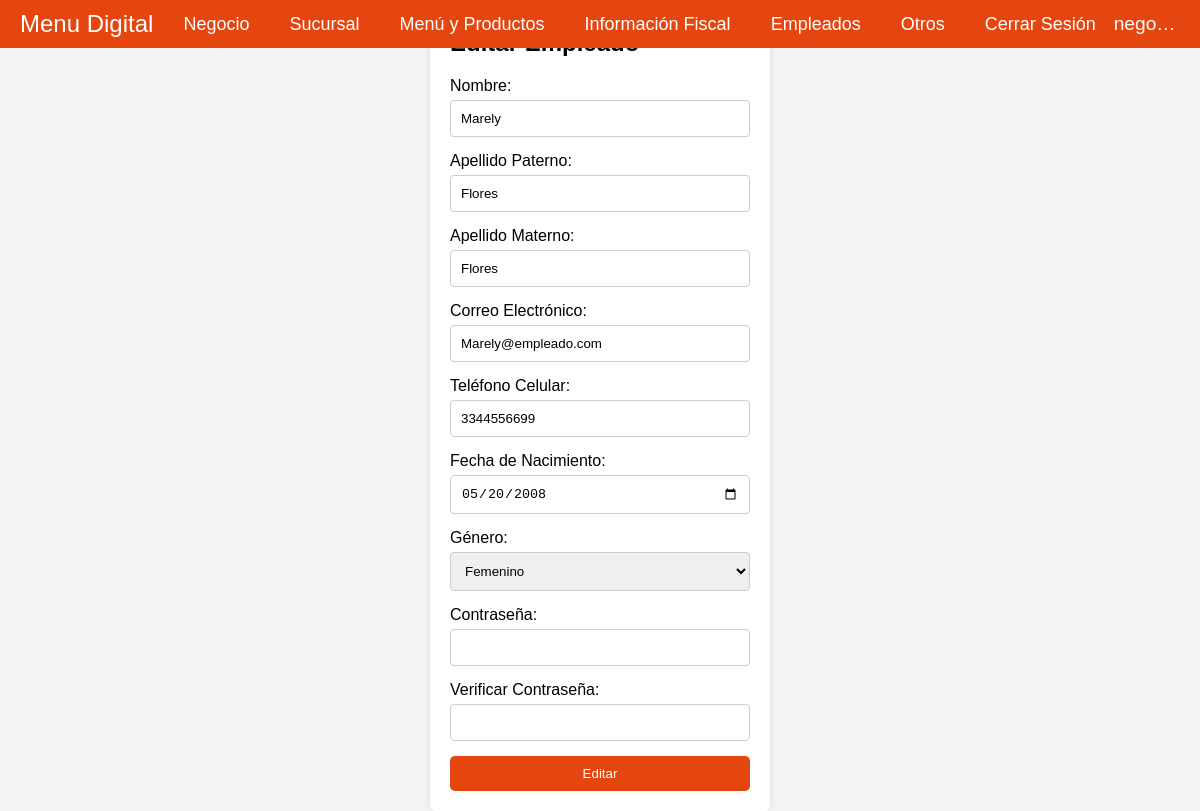
Page /src/employee/update-employee/update-employee.php?id=29 (signed in) on the committed database.
### tables this page shows
CREATE TABLE `companies` (
  `id` int NOT NULL,
  `logo_path` varchar(255) DEFAULT NULL,
  `associated_name` varchar(255) NOT NULL,
  `business_name` varchar(255) NOT NULL,
  `address` text NOT NULL,
  `email` varchar(100) NOT NULL,
  `cellphone` char(10) NOT NULL,
  `food_type` enum('restaurante','cafe','panaderia','otro') NOT NULL,
  `has_rfc` tinyint(1) NOT NULL,
  `consistent_menu` tinyint(1) NOT NULL,
  `password` varchar(255) NOT NULL,
  `user_type` varchar(50) NOT NULL DEFAULT 'negocio'
);

CREATE TABLE `employees` (
  `id` int NOT NULL,
  `firstName` varchar(50) NOT NULL,
  `lastName` varchar(50) NOT NULL,
  `surname` varchar(50) NOT NULL,
  `email` varchar(100) NOT NULL,
  `phone` varchar(15) NOT NULL,
  `birthdate` date NOT NULL,
  `gender` enum('masculino','femenino','otro') NOT NULL,
  `password` varchar(255) NOT NULL,
  `user_type` varchar(50) NOT NULL DEFAULT 'empleado',
  `company_id` int DEFAULT NULL,
  `branch_id` int DEFAULT NULL
);

### src/employee/update-employee/update-employee.php (the view, shortened to what this page needs)
<?php
require '../../db/connection.php';
$id = $_GET['id'] ?? '';
if ($id) {
    $stmt = $conn->prepare("SELECT * FROM employees WHERE id = ?");
    $stmt->bind_param("i", $id);
    $stmt->execute();
    $result = $stmt->get_result();
    $employee = $result->fetch_assoc();
} else {
    die('ID no proporcionado.');
}
?>
<!DOCTYPE html>
<html lang="es">
<head>
    <link rel="stylesheet" href="update-employee.css">
    <link rel="stylesheet" href="../../company/company-menubar/company-menubar.css">
</head>
<body>
    <?php include '../../company/company-menubar/company-menubar.php'; ?>
    <div class="form-container">
        <h2>Editar Empleado</h2>
        <form id="registrationForm" action="updateEmployee.php" method="POST">
            <label for="firstName">Nombre:</label>
            <input type="text" id="firstName" name="firstName" value="<?php echo htmlspecialchars($employee['firstName']); ?>" required>
            <label for="lastName">Apellido Paterno:</label>
            <input type="text" id="lastName" name="lastName" value="<?php echo htmlspecialchars($employee['lastName']); ?>" required>
            <label for="surname">Apellido Materno:</label>
            <input type="text" id="surname" name="surname" value="<?php echo htmlspecialchars($employee['surname']); ?>" required>
            <label for="email">Correo Electrónico:</label>
            <input type="email" id="email" name="email" value="<?php echo htmlspecialchars($employee['email']); ?>" required>
            <label for="phone">Teléfono Celular:</label>
            <input type="tel" id="phone" name="phone" value="<?php echo htmlspecialchars($employee['phone']); ?>" required pattern="[0-9]{10}">
            <label for="birthdate">Fecha de Nacimiento:</label>
            <input type="date" id="birthdate" name="birthdate" value="<?php echo htmlspecialchars($employee['birthdate']); ?>" required>
            <label for="gender">Género:</label>
            <select id="gender" name="gender" required>
                <option value="femenino" <?php echo ($employee['gender'] == 'femenino') ? 'selected' : ''; ?>>Femenino</option>
            </select>
            <label for="password">Contraseña:</label>
            <input type="password" id="password" name="password" required>
            <label for="confirmPassword">Verificar Contraseña:</label>
            <input type="password" id="confirmPassword" name="confirmPassword" required>
            <button type="submit">Editar</button>
        </form>
    </div>
</body>
</html>

### src/company/company-menubar/company-menubar.php (shortened to what this page needs)
<?php
$companyId = $_SESSION['company_id'];
$sql = "SELECT business_name FROM companies WHERE id = ?";
$stmt = $conn->prepare($sql);
$stmt->bind_param("i", $companyId);
$stmt->execute();
$result = $stmt->get_result();
if ($result->num_rows > 0) {
    $company = $result->fetch_assoc();
    $businessName = $company['business_name'];
} else {
    $businessName = "Nombre no encontrado";
}
$base_url = '/src';
?>
<nav class="navbar">
    <a href="/src/company/company-options/company-options.php" class="logo">Menu Digital</a>
    <div class="menu-container">
        <ul class="menu">
            <li>
                <a href="#about">Negocio</a>
            </li>
            <li>
                <a href="#services">Sucursal</a>
            </li>
            <li>
                <a href="#services">Menú y Productos</a>
            </li>
            <li>
                <a href="#services">Información Fiscal</a>
            </li>
            <li>
                <a href="#services">Empleados</a>
            </li>
            <li>
                <a href="#services">Otros</a>
            </li>
            <li>
                <a href="<?php echo $base_url; ?>/logout/logout.php">Cerrar Sesión</a>
            </li>
        </ul>
    </div>
    <div class="business-name">
        <?php echo htmlspecialchars($businessName); ?>
    </div>
</nav>

### src/employee/update-employee/update-employee.css (style rules this page uses)
body { font-family: Arial, sans-serif; background-color: #f4f4f4; display: flex; justify-content: center; align-items: center; height: 100vh; margin: 0; }
.form-container { background: white; padding: 20px; border-radius: 5px; box-shadow: 0 0 10px rgba(0, 0, 0, 0.1); width: 300px; margin: 100px auto; }
form { display: flex; flex-direction: column; }
label { margin-bottom: 5px; }
input[type="text"], input[type="email"], input[type="tel"], input[type="date"], input[type="password"], select { padding: 10px; margin-bottom: 15px; border: 1px solid #ccc; border-radius: 4px; }
button { padding: 10px; color: white; background-color: #e5450f; border: none; border-radius: 5px; cursor: pointer; }

### src/company/company-menubar/company-menubar.css (style rules this page uses)
body { margin: 0; padding: 0; font-family: Arial, sans-serif; }
.business-name { margin-left: auto; padding-left: 20px; font-size: 1.2em; color: #fff; white-space: nowrap; overflow: hidden; text-overflow: ellipsis; max-width: 200px; }
.navbar { display: flex; justify-content: space-between; align-items: center; padding: 10px 20px; background-color: #e5450f; color: #fff; position: fixed; width: 100%; top: 0; z-index: 1000; box-sizing: border-box; }
.navbar .logo { color: white; font-size: 24px; text-decoration: none; flex-shrink: 0; }
.navbar .menu-container { display: flex; justify-content: center; flex-grow: 1; }
.navbar .menu { display: flex; list-style: none; margin: 0; padding: 0; }
.navbar .menu li { position: relative; margin-left: 20px; flex-shrink: 0; }
.navbar .menu li a { color: white; text-decoration: none; font-size: 18px; padding: 10px; }
.navbar .menu li:last-child a { color: white; text-decoration: none; font-size: 18px; padding: 10px; }

### rows in the picture
companies: business_name "negocio"
employees: firstName "Marely", lastName "Flores", surname "Flores", email "Marely@empleado.com", phone "3344556699", birthdate "05/20/2008", gender "Femenino"
